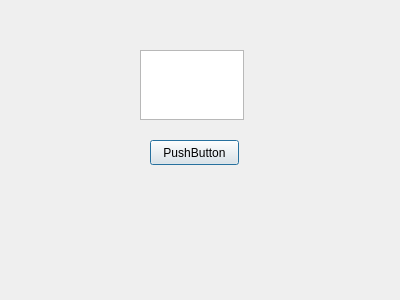
<?xml version="1.0" encoding="UTF-8"?>
<ui version="4.0">
 <class>myDialog</class>
 <widget class="QDialog" name="myDialog">
  <property name="geometry">
   <rect>
    <x>0</x>
    <y>0</y>
    <width>400</width>
    <height>300</height>
   </rect>
  </property>
  <property name="windowTitle">
   <string>Dialog</string>
  </property>
  <widget class="QPlainTextEdit" name="plainTextEdit">
   <property name="geometry">
    <rect>
     <x>140</x>
     <y>50</y>
     <width>104</width>
     <height>70</height>
    </rect>
   </property>
  </widget>
  <widget class="QPushButton" name="pushButton">
   <property name="geometry">
    <rect>
     <x>150</x>
     <y>140</y>
     <width>89</width>
     <height>25</height>
    </rect>
   </property>
   <property name="text">
    <string>PushButton</string>
   </property>
  </widget>
 </widget>
 <resources/>
 <connections/>
</ui>
